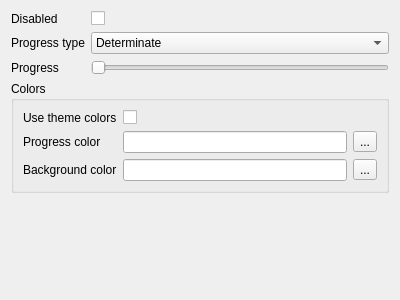
<?xml version="1.0" encoding="UTF-8"?>
<ui version="4.0">
 <class>ProgressSettingsForm</class>
 <widget class="QWidget" name="ProgressSettingsForm">
  <property name="geometry">
   <rect>
    <x>0</x>
    <y>0</y>
    <width>400</width>
    <height>300</height>
   </rect>
  </property>
  <property name="windowTitle">
   <string>Form</string>
  </property>
  <layout class="QVBoxLayout" name="verticalLayout">
   <item>
    <layout class="QFormLayout" name="formLayout">
     <item row="0" column="0">
      <widget class="QLabel" name="disabledLabel">
       <property name="text">
        <string>Disabled</string>
       </property>
      </widget>
     </item>
     <item row="0" column="1">
      <widget class="QCheckBox" name="disabledCheckBox"/>
     </item>
     <item row="1" column="0">
      <widget class="QLabel" name="progressTypeLabel">
       <property name="text">
        <string>Progress type</string>
       </property>
      </widget>
     </item>
     <item row="1" column="1">
      <widget class="QComboBox" name="progressTypeComboBox">
       <item>
        <property name="text">
         <string>Determinate</string>
        </property>
       </item>
       <item>
        <property name="text">
         <string>Indeterminate</string>
        </property>
       </item>
      </widget>
     </item>
     <item row="2" column="0">
      <widget class="QLabel" name="progressLabel">
       <property name="text">
        <string>Progress</string>
       </property>
      </widget>
     </item>
     <item row="2" column="1">
      <widget class="QSlider" name="progressSlider">
       <property name="orientation">
        <enum>Qt::Horizontal</enum>
       </property>
      </widget>
     </item>
     <item row="3" column="0" colspan="2">
      <widget class="QGroupBox" name="groupBox">
       <property name="title">
        <string>Colors</string>
       </property>
       <layout class="QFormLayout" name="formLayout_2">
        <item row="0" column="0">
         <widget class="QLabel" name="useThemeColorsLabel">
          <property name="text">
           <string>Use theme colors</string>
          </property>
         </widget>
        </item>
        <item row="0" column="1">
         <widget class="QCheckBox" name="useThemeColorsCheckBox"/>
        </item>
        <item row="1" column="0">
         <widget class="QLabel" name="colorLabel">
          <property name="text">
           <string>Progress color</string>
          </property>
         </widget>
        </item>
        <item row="1" column="1">
         <layout class="QHBoxLayout" name="horizontalLayout">
          <item>
           <widget class="QLineEdit" name="progressColorLineEdit">
            <property name="readOnly">
             <bool>true</bool>
            </property>
           </widget>
          </item>
          <item>
           <widget class="QToolButton" name="progressColorToolButton">
            <property name="text">
             <string>...</string>
            </property>
           </widget>
          </item>
         </layout>
        </item>
        <item row="2" column="0">
         <widget class="QLabel" name="backgroundColorLabel">
          <property name="text">
           <string>Background color</string>
          </property>
         </widget>
        </item>
        <item row="2" column="1">
         <layout class="QHBoxLayout" name="horizontalLayout_2">
          <item>
           <widget class="QLineEdit" name="backgroundColorLineEdit">
            <property name="readOnly">
             <bool>true</bool>
            </property>
           </widget>
          </item>
          <item>
           <widget class="QToolButton" name="backgroundColorToolButton">
            <property name="text">
             <string>...</string>
            </property>
           </widget>
          </item>
         </layout>
        </item>
       </layout>
      </widget>
     </item>
    </layout>
   </item>
  </layout>
 </widget>
 <resources/>
 <connections/>
</ui>
